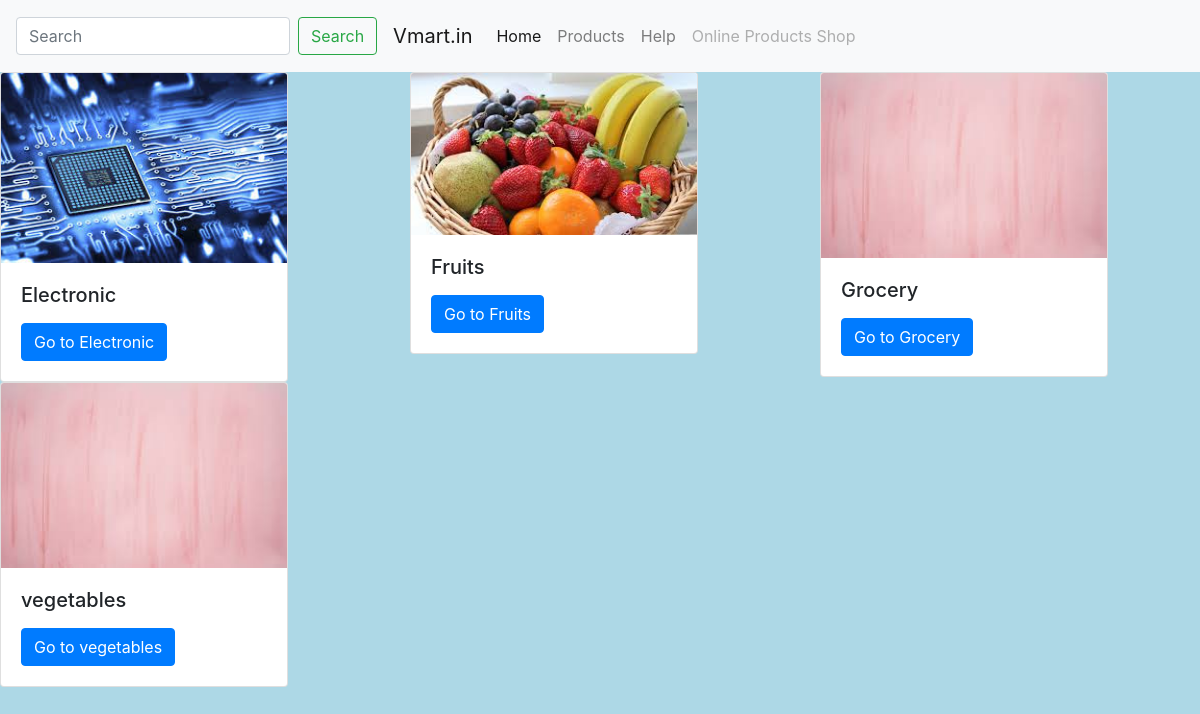
/home/, run on the app's committed database.
### products/models.py (models this page shows)
class Home(models.Model):
    name=models.CharField(max_length=10)
    Description=models.CharField(max_length=255)

### products/views.py (the view)
# urls.py: urlpatterns=[path("",products),path("products/",index),path("products/offers/",new),path("products/help/",help),path("products/Electronics/",electronics)]
def products(request):
    home=Home.objects.all()
    return render(request,'home.html',{"home":home})

### products/templates/home.html (shortened to what this page needs)
{% extends 'base.html' %}
{% block content %}
<div class="row">
    {% for thing in home %}
    <div class="col"  >
        <div class="card" style="width: 18rem;">
        {% if thing.name == 'Electronic' %}
        <img class="card-img-top" alt="...">
        <div class="card-body">
            <h5 class="card-title">{{ thing.name }}</h5>
            <a href="#" class="btn btn-primary">Go to {{ thing.name }}</a>
        </div>
        {% elif thing.name == 'Fruits' %}
        <img class="card-img-top" alt="...">
        <div class="card-body">
            <h5 class="card-title">{{ thing.name }}</h5>
            <a href="http://127.0.0.1:8000/home/products/" class="btn btn-primary">Go to {{ thing.name }}</a>
        </div>
        {% else %}
        <img class="card-img-top" alt="...">
        <div class="card-body">
            <h5 class="card-title">{{ thing.name }}</h5>
            <a href="http://127.0.0.1:8000/home/products/" class="btn btn-primary">Go to {{ thing.name }}</a>
        </div>
        {% endif %}
    </div>
    </div>
    {% endfor %}
{% endblock %}

### products/templates/base.html (shortened to what this page needs)
<!doctype html>
<html lang="en">
<head>
    <link rel="stylesheet" href="https://stackpath.bootstrapcdn.com/bootstrap/4.5.2/css/bootstrap.min.css"
>
</head>
<body style="background-color: lightblue">
<nav class="navbar navbar-light bg-light">
  <form class="form-inline">
    <input class="form-control mr-sm-2" type="search" placeholder="Search" aria-label="Search">
    <button class="btn btn-outline-success my-2 my-sm-0" type="submit">Search</button>
<nav class="navbar navbar-expand-lg navbar-light bg-light">
  <a class="navbar-brand" href="#">Vmart.in</a>
  <div class="collapse navbar-collapse" id="navbarNav">
    <ul class="navbar-nav">
      <li class="nav-item active">
        <a class="nav-link" href="http://127.0.0.1:8000/home/">Home <span class="sr-only">(current)</span></a>
      </li>
      <li class="nav-item">
        <a class="nav-link" href="http://127.0.0.1:8000/home/products/">Products</a>
      </li>
      <li class="nav-item">
        <a class="nav-link" href="http://127.0.0.1:8000/home/products/help/">Help</a>
      </li>
      <li class="nav-item">
        <a class="nav-link disabled" href="#" tabindex="-1" aria-disabled="true">Online Products Shop</a>
      </li>
    </ul>
  </div>
</nav>
       </form>
    </nav>
{% block content %}
{% endblock %}
</body>
</html>

### data on the page
Home: name "Electronic"
Home: name "Fruits"
Home: name "Grocery"
Home: name "vegetables"
